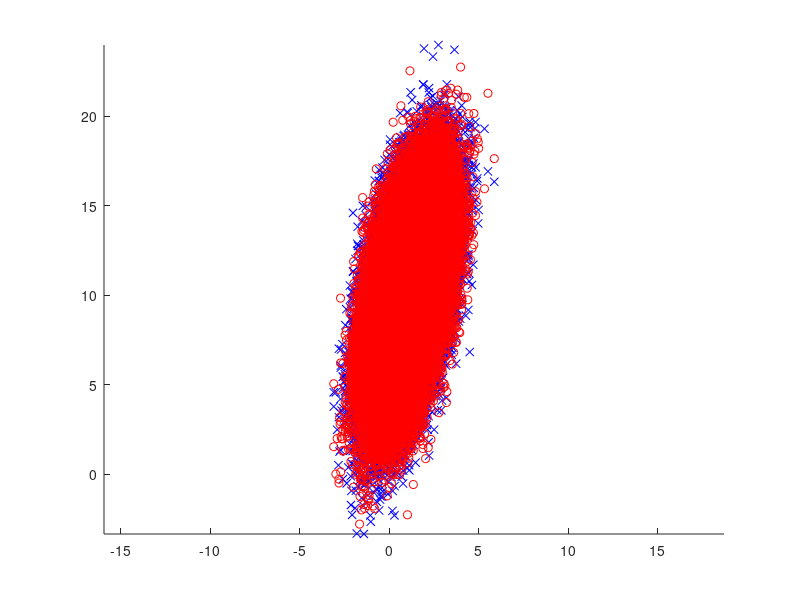

Write the MATLAB code that produced this figure.
clear all;
close all;
clc;

% Desired corraltion coefficient
rho = 0.5;

n = 1e5;

% Mean value
mu = [1; 10];
% Covariance matrix
sigma = [1, 3];
C = [sigma(1)^2, rho*sigma(1)*sigma(2); rho*sigma(1)*sigma(2), sigma(2)^2];

Data = mvnrnd(mu, C, n);

for i=1:2
    disp(['Th mean ', num2str(i), ': ', num2str(mu(i)), '; Numerical mean ', num2str(i), ': ', num2str(sum(Data(:,i))/n)]);
    disp(['Th variance ', num2str(i), ': ', num2str(sigma(i)^2), '; Numerical variance ', num2str(i), ': ', num2str(sum((Data(:,i) - sum(Data(:,i))/n).^2)/(n-1))]);
end
disp(['Th Covariance: ', num2str(rho*sigma(1)*sigma(2)), '; Numerical Covariance: ', num2str(sum(Data(:,1).*Data(:,2))/n - sum(Data(:,1))/n*sum(Data(:,2))/n)]);
disp(['Th rho: ', num2str(rho), '; Numerical rho: ', num2str((sum(Data(:,1).*Data(:,2))/n - sum(Data(:,1))/n*sum(Data(:,2))/n)/(sqrt(sum((Data(:,1) - sum(Data(:,1))/n).^2)/(n-1)*sum((Data(:,2) - sum(Data(:,2))/n).^2)/(n-1))))]);

% Linear dependency
sigma_z = 2;
if abs(rho) > 1e-3
    a = sigma(2)/sigma(1)*rho;
    c = sqrt(a^2*sigma(1)^2*(1 - rho^2)/(sigma_z^2*rho^2));
else
    c = sqrt(sigma(2)^2/sigma_z^2*(1 - rho^2));
    a = c*sigma_z*rho/(sqrt(1 - rho^2)*sigma(1));
end
if abs(rho) == 1
    mu_z = 0;
    b = mu(2) - a*mu(1);
else
    b = 0;
    mu_z = (mu(2) - a*mu(1) - b)/c;
end
Data2 = a*Data(:,1) + b + c*(randn(n,1)*sigma_z + mu_z);

%% Plot

FigID = 0;

FigID = FigID + 1;
figure(FigID), clf, hold on;
plot(Data(:,1), Data(:,2), 'bx');
plot(Data(:,1), Data2, 'ro');
axis equal;